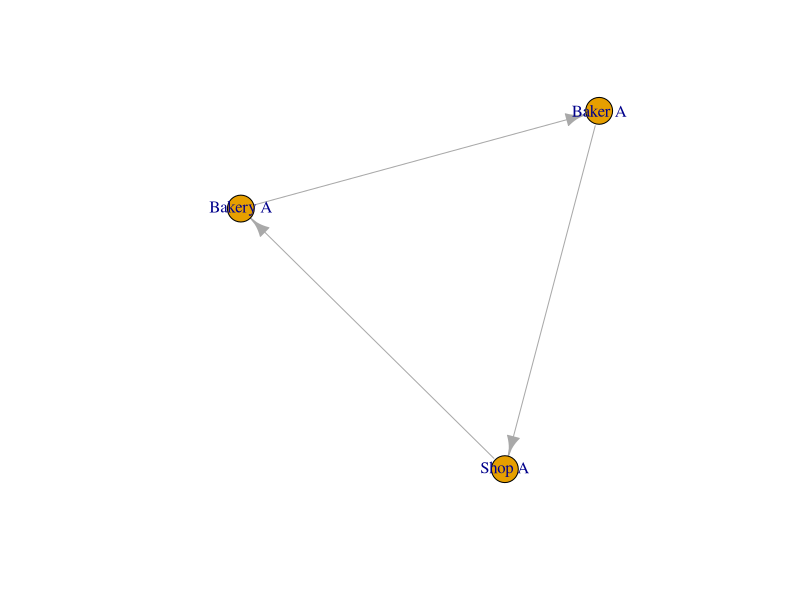

The R script that drew this image:
## ---- chunk 1
library(tidyverse)

economy <- tibble::tribble(
  ~source,    ~quantity,  ~unit,    ~type,    ~destination,
  'Bakery A',        10,  'loaf',   'bread',  'Shop A',
  'Shop A',          10,  '£',      'money',  'Bakery A',
  'Bakery A',        10,  '£',      'money',  'Baker A',
  'Baker A',         10,  'hour',   'time',   'Bakery A',
  'Shop A',           1,  'loaf',   'bread',  'Baker A',
  'Baker A',          1,  '£',      'money',  'Shop A',
)

DiagrammeR::grViz(
  paste0(
    "
      digraph {
          node [shape=record];
          rankdir=LR;
    ",
    economy %>%
      pivot_longer(
        cols = c(source, destination),
        values_to = 'actor',
        names_to = 'direction'
      ) %>%
      group_by(actor) %>%
      summarise(
        types = type %>%
                  unique() %>%
                  sort() %>%
                  list()
      ) %>%
      rowwise() %>%
      mutate(
        graphviz_node = glue::glue(
          "
          '{actor}' [
            label=<<TABLE BORDER='0' CELLBORDER='1' CELLSPACING='0'>
                            <TR><TD><B>{actor}</B></TD></TR>
          ",
          Map(
            function (x) { glue:: glue("<TR><TD PORT='{x}'>{x}</TD></TR>") },
            types
          ) %>%
            unlist() %>%
            Reduce(glue::glue, .),
          "
                        </TABLE>>
            shape = 'none'
          ];
          "
        )
      ) %>%
      `$`('graphviz_node') %>%
      Reduce(glue::glue, .),
    economy %>%
      mutate(
        graphviz_edge = glue::glue("'{source}':'{type}':e -> '{destination}':'{type}':w")
      ) %>%
      `$`('graphviz_edge') %>%
      Reduce(glue::glue, .),
    "
      }
    "
  )
)

money_flows <- economy %>%
  filter(
    type == 'money'
  )

money_nodes <- c(money_flows$source, money_flows$destination) %>% unique()

money_flows <- money_flows %>%
  mutate(
    source_id = match(source, money_nodes),
    destination_id = match(destination, money_nodes)
  )

money_graph <- igraph::make_empty_graph() %>%
  igraph::add_vertices(
    length(money_nodes),
    name = money_nodes
  ) %>%
  igraph::add_edges(
    money_flows[, c('source_id', 'destination_id')] %>%
        as.matrix() %>%
        t() %>%
        as.vector(),
      quantity = money_flows$quantity
  )

plot(money_graph)

# Adapted from <https://stackoverflow.com/a/55094319>
FindCycles <- function(g) {
    Cycles = NULL
    for(v1 in igraph::V(g)) {
        if(igraph::degree(g, v1, mode="in") == 0) { next }
        GoodNeighbors = igraph::neighbors(g, v1, mode="out")
        GoodNeighbors = GoodNeighbors[GoodNeighbors > v1]
        for(v2 in GoodNeighbors) {
          TempCyc = lapply(igraph::all_simple_paths(g, v2,v1, mode="out"), function(p) c(v1,p))
          TempCyc = TempCyc[which(sapply(TempCyc, length) > 3)]
          TempCyc = TempCyc[sapply(TempCyc, min) == sapply(TempCyc, `[`, 1)]
          Cycles  = c(Cycles, TempCyc)
        }
    }
    Cycles
}

FindCycles(money_graph)[[1]]

igraph::E(money_graph)[[FindCycles(money_graph)[[1]]]]$quantity
